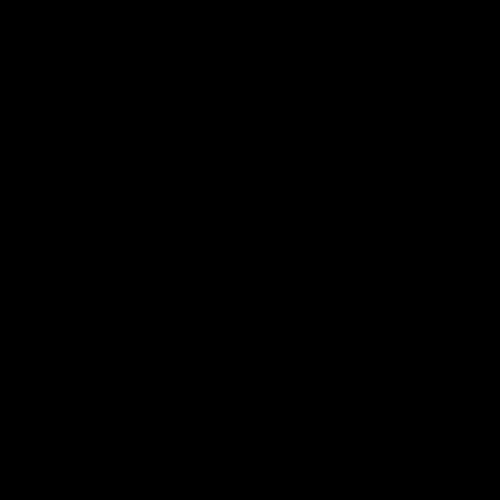
Frame 1 (no input)
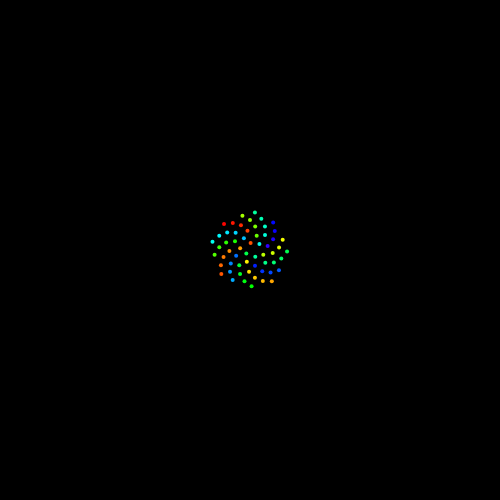
Frame 60 (no input)
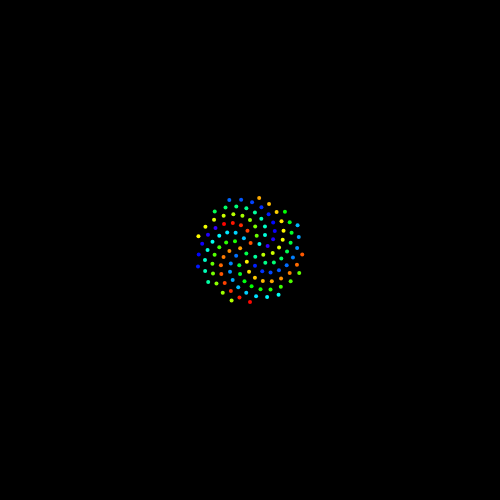
Frame 120 (the mouse pressed at the canvas centre since frame 60)

The p5.js sketch that drew these frames (run headless with seeded random() and noise() and a simulated clock; from frame 60 on, the mouse is pressed at the canvas centre):

// p5.js sketch
// ── sketch.js

let n = 0;
let c = 5;
let circleSize = 4;
function setup() {

    createCanvas(500,500);
    angleMode(DEGREES);
    colorMode(HSB);
    background(0);


}

function draw() {

    let angle = n  * 137.5;
    let radius = c * sqrt(n);

    // width/ 2 is to take everything to the center.
    let x = radius * cos(angle) + width / 2;
    let y = radius * sin (angle) + width / 2

    fill(angle % 256,angle,angle*angle);
    noStroke()
    ellipse(x,y,circleSize,circleSize);

    n++



}
